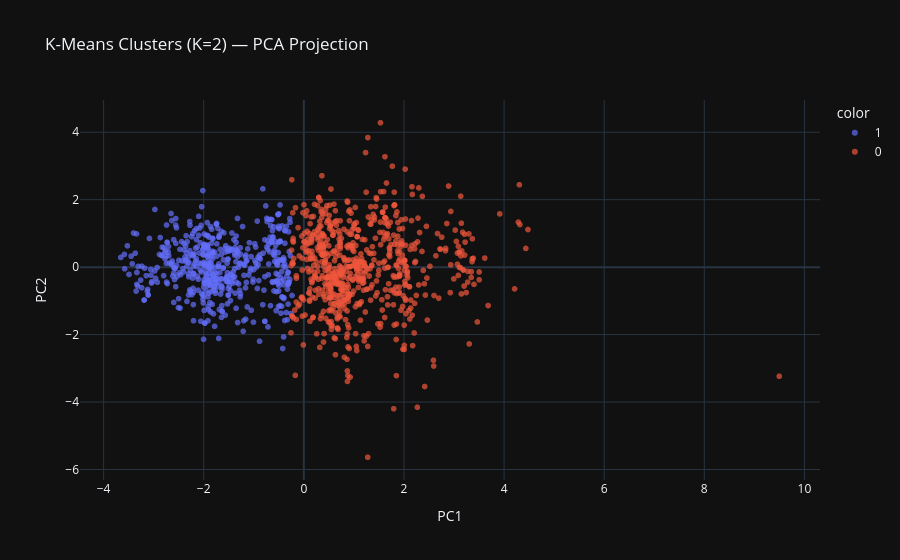

The cell this chart's notebook holds for it:
### Code cell
# --- 8b: Fit K-Means and project via PCA ---
CHOSEN_K = best_k  # override manually after reviewing elbow plot if desired

km_final = KMeans(n_clusters=CHOSEN_K, random_state=42, n_init=10)
cluster_df['Cluster'] = km_final.fit_predict(X)

pca = PCA(n_components=2, random_state=42)
components = pca.fit_transform(X)
cluster_df['PC1'] = components[:, 0]
cluster_df['PC2'] = components[:, 1]

print(f"Cluster sizes (K={CHOSEN_K}):")
print(cluster_df['Cluster'].value_counts().sort_index().to_string())
print(f"\nPCA explained variance: "
      f"PC1={pca.explained_variance_ratio_[0]:.1%}, "
      f"PC2={pca.explained_variance_ratio_[1]:.1%}")

fig = px.scatter(
    cluster_df,
    x='PC1', y='PC2',
    color=cluster_df['Cluster'].astype(str),
    hover_name='Pokemon',
    hover_data=['Role', 'Type 1', 'Legendary', 'Stat Total', 'Generation'],
    title=f'K-Means Clusters (K={CHOSEN_K}) — PCA Projection',
    template='plotly_dark',
    opacity=0.7
)
fig.show()

### Figure 1 — Plotly figure (JSON) as saved in the notebook; plotly's stock layout.template omitted (floating-point values rounded to 4 significant figures; data arrays with more than 128 entries replaced by an {"elided": "..."} marker saying what was removed)
{"data": [{"customdata": {"elided": "509x5 mixed values"}, "hovertemplate": "<b>%{hovertext}</b><br><br>color=1<br>PC1=%{x}<br>PC2=%{y}<br>Role=%{customdata[0]}<br>Type 1=%{customdata[1]}<br>Legendary=%{customdata[2]}<br>Stat Total=%{customdata[3]}<br>Generation=%{customdata[4]}<extra></extra>", "hovertext": {"elided": "509 str values"}, "legendgroup": "1", "marker": {"color": "#636efa", "opacity": 0.7, "symbol": "circle"}, "mode": "markers", "name": "1", "showlegend": true, "type": "scattergl", "x": {"elided": "509 float values"}, "xaxis": "x", "y": {"elided": "509 float values"}, "yaxis": "y"}, {"customdata": {"elided": "722x5 mixed values"}, "hovertemplate": "<b>%{hovertext}</b><br><br>color=0<br>PC1=%{x}<br>PC2=%{y}<br>Role=%{customdata[0]}<br>Type 1=%{customdata[1]}<br>Legendary=%{customdata[2]}<br>Stat Total=%{customdata[3]}<br>Generation=%{customdata[4]}<extra></extra>", "hovertext": {"elided": "722 str values"}, "legendgroup": "0", "marker": {"color": "#EF553B", "opacity": 0.7, "symbol": "circle"}, "mode": "markers", "name": "0", "showlegend": true, "type": "scattergl", "x": {"elided": "722 float values"}, "xaxis": "x", "y": {"elided": "722 float values"}, "yaxis": "y"}], "layout": {"legend": {"title": {"text": "color"}, "tracegroupgap": 0}, "title": {"text": "K-Means Clusters (K=2) — PCA Projection"}, "xaxis": {"anchor": "y", "domain": [0.0, 1.0], "title": {"text": "PC1"}}, "yaxis": {"anchor": "x", "domain": [0.0, 1.0], "title": {"text": "PC2"}}}}
